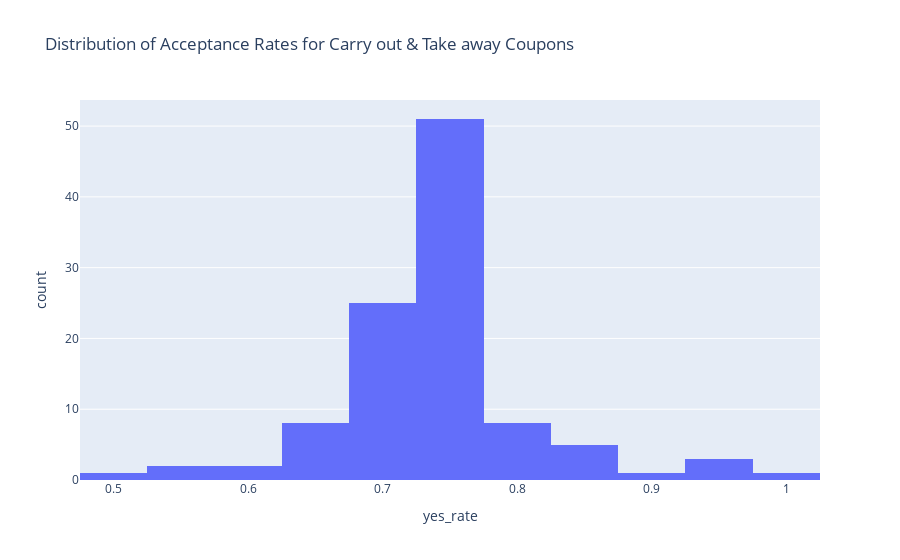

The cell this chart's notebook holds for it:
### Markdown cell above
#### Distribution of Acceptance Rates for Carry out & Take away Coupons

### Code cell
# Distribution for Acceptance Rates for Carry out & Take away Coupons
fig = px.histogram(sorted_rates, x='yes_rate', title='Distribution of Acceptance Rates for Carry out & Take away Coupons')
fig.show()

### Figure 1 — Plotly figure (JSON) as saved in the notebook; plotly's stock layout.template omitted (floating-point values rounded to 4 significant figures)
{"data": [{"alignmentgroup": "True", "bingroup": "x", "hovertemplate": "yes_rate=%{x}<br>count=%{y}<extra></extra>", "legendgroup": "", "marker": {"color": "#636efa", "pattern": {"shape": ""}}, "name": "", "offsetgroup": "", "orientation": "v", "showlegend": false, "type": "histogram", "x": [1, 0.9677, 0.9643, 0.9375, 0.8889, 0.867, 0.8462, 0.8333, 0.8254, 0.8253, 0.8174, 0.8173, 0.8158, 0.8085, 0.8, 0.7887, 0.7877, 0.7816, 0.7749, 0.7746, 0.7724, 0.7721, 0.7646, 0.7636, 0.7629, 0.7628, 0.7622, 0.7592, 0.7589, 0.7578, 0.7568, 0.7563, 0.7554, 0.7551, 0.7537, 0.7533, 0.7529, 0.7526, 0.7521, 0.7512, 0.75, 0.75, 0.7485, 0.7475, 0.747, 0.7468, 0.7459, 0.7423, 0.7407, 0.7406, 0.7398, 0.7388, 0.7384, 0.738, 0.7375, 0.7361, 0.7323, 0.7323, 0.7321, 0.732, 0.7319, 0.7317, 0.7308, 0.7298, 0.7281, 0.728, 0.7274, 0.7262, 0.7261, 0.7243, 0.7234, 0.7228, 0.7222, 0.72, 0.7193, 0.7188, 0.7177, 0.7171, 0.7167, 0.7143, 0.7139, 0.7137, 0.713, 0.7126, 0.7111, 0.7068, 0.7059, 0.7056, 0.7039, 0.7037, 0.7021, 0.6809, 0.6799, 0.6773, 0.6638, 0.6568, 0.6549, 0.6549, 0.6536, 0.6348, 0.6333, 0.625, 0.6113, 0.6073, 0.5606, 0.5366, 0.5], "xaxis": "x", "yaxis": "y"}], "layout": {"barmode": "relative", "legend": {"tracegroupgap": 0}, "title": {"text": "Distribution of Acceptance Rates for Carry out & Take away Coupons"}, "xaxis": {"anchor": "y", "domain": [0, 1], "title": {"text": "yes_rate"}}, "yaxis": {"anchor": "x", "domain": [0, 1], "title": {"text": "count"}}}}
